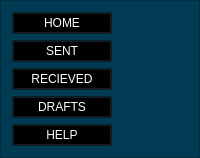
       <widget class="QFrame" name="side_menu">
        <property name="minimumSize">
         <size>
          <width>0</width>
          <height>0</height>
         </size>
        </property>
        <property name="maximumSize">
         <size>
          <width>200</width>
          <height>16777215</height>
         </size>
        </property>
        <property name="styleSheet">
         <string notr="true">background: rgb(1, 58, 83)</string>
        </property>
        <property name="frameShape">
         <enum>QFrame::StyledPanel</enum>
        </property>
        <property name="frameShadow">
         <enum>QFrame::Raised</enum>
        </property>
        <layout class="QFormLayout" name="formLayout_2">
         <item row="0" column="0">
          <layout class="QFormLayout" name="formLayout">
           <item row="0" column="0">
            <widget class="QPushButton" name="home_icon">
             <property name="minimumSize">
              <size>
               <width>100</width>
               <height>0</height>
              </size>
             </property>
             <property name="styleSheet">
              <string notr="true">background:transparent;
color: rgb(255, 255, 255);
</string>
             </property>
             <property name="text">
              <string>HOME</string>
             </property>
             <property name="icon">
              <iconset resource="resources/source.qrc">
               <normaloff>:/icons/homeic.png</normaloff>:/icons/homeic.png</iconset>
             </property>
             <property name="iconSize">
              <size>
               <width>55</width>
               <height>55</height>
              </size>
             </property>
            </widget>
           </item>
           <item row="1" column="0">
            <widget class="QPushButton" name="sent_icon">
             <property name="minimumSize">
              <size>
               <width>100</width>
               <height>0</height>
              </size>
             </property>
             <property name="styleSheet">
              <string notr="true">background:transparent;
color: rgb(255, 255, 255);
</string>
             </property>
             <property name="text">
              <string>SENT</string>
             </property>
             <property name="icon">
              <iconset resource="resources/source.qrc">
               <normaloff>:/icons/sendic.png</normaloff>:/icons/sendic.png</iconset>
             </property>
             <property name="iconSize">
              <size>
               <width>55</width>
               <height>55</height>
              </size>
             </property>
            </widget>
           </item>
           <item row="2" column="0">
            <widget class="QPushButton" name="recieve_icon">
             <property name="minimumSize">
              <size>
               <width>100</width>
               <height>0</height>
              </size>
             </property>
             <property name="styleSheet">
              <string notr="true">background:transparent;
color: rgb(255, 255, 255);</string>
             </property>
             <property name="text">
              <string>RECIEVED</string>
             </property>
             <property name="icon">
              <iconset resource="resources/source.qrc">
               <normaloff>:/icons/rec.png</normaloff>:/icons/rec.png</iconset>
             </property>
             <property name="iconSize">
              <size>
               <width>55</width>
               <height>55</height>
              </size>
             </property>
            </widget>
           </item>
           <item row="3" column="0">
            <widget class="QPushButton" name="drafts_icon">
             <property name="minimumSize">
              <size>
               <width>100</width>
               <height>0</height>
              </size>
             </property>
             <property name="styleSheet">
              <string notr="true">background:transparent;
color: rgb(255, 255, 255);</string>
             </property>
             <property name="text">
              <string>DRAFTS</string>
             </property>
             <property name="icon">
              <iconset resource="resources/source.qrc">
               <normaloff>:/icons/editic.png</normaloff>:/icons/editic.png</iconset>
             </property>
             <property name="iconSize">
              <size>
               <width>55</width>
               <height>55</height>
              </size>
             </property>
            </widget>
           </item>
           <item row="4" column="0">
            <widget class="QPushButton" name="info_icon">
             <property name="minimumSize">
              <size>
               <width>100</width>
               <height>0</height>
              </size>
             </property>
             <property name="styleSheet">
              <string notr="true">background:transparent;
color: rgb(255, 255, 255);</string>
             </property>
             <property name="text">
              <string>HELP</string>
             </property>
             <property name="icon">
              <iconset resource="resources/source.qrc">
               <normaloff>:/icons/help.png</normaloff>:/icons/help.png</iconset>
             </property>
             <property name="iconSize">
              <size>
               <width>55</width>
               <height>55</height>
              </size>
             </property>
            </widget>
           </item>
          </layout>
         </item>
        </layout>
        <zorder></zorder>
       </widget>
